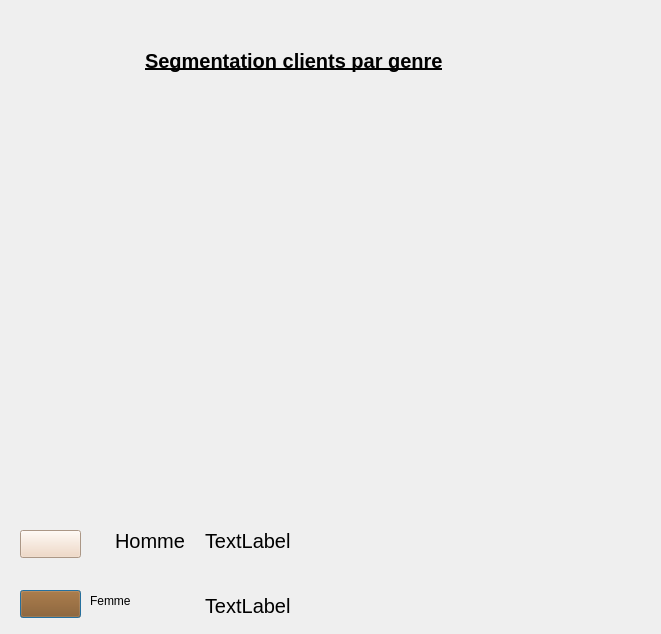
<?xml version="1.0" encoding="UTF-8"?>
<ui version="4.0">
 <class>PieChartWidget</class>
 <widget class="QDialog" name="PieChartWidget">
  <property name="geometry">
   <rect>
    <x>0</x>
    <y>0</y>
    <width>661</width>
    <height>634</height>
   </rect>
  </property>
  <property name="windowTitle">
   <string>Dialog</string>
  </property>
  <widget class="QLabel" name="femme">
   <property name="geometry">
    <rect>
     <x>180</x>
     <y>570</y>
     <width>131</width>
     <height>71</height>
    </rect>
   </property>
   <property name="styleSheet">
    <string notr="true">QLabel {
  width: 100%;
  padding: 12px 20px;
  margin: 8px 0;
  display: inline-block;
 
	color: rgb(0, 0, 0);
  font-size: 20px;
font-family:Arial, Helvetica, sans-serif;;
}
</string>
   </property>
   <property name="text">
    <string>TextLabel</string>
   </property>
  </widget>
  <widget class="QPushButton" name="pushButton_2">
   <property name="geometry">
    <rect>
     <x>20</x>
     <y>590</y>
     <width>61</width>
     <height>28</height>
    </rect>
   </property>
   <property name="styleSheet">
    <string notr="true">background-color: rgb(136,76,12);</string>
   </property>
   <property name="text">
    <string/>
   </property>
  </widget>
  <widget class="QLabel" name="label_2">
   <property name="geometry">
    <rect>
     <x>90</x>
     <y>570</y>
     <width>141</width>
     <height>61</height>
    </rect>
   </property>
   <property name="styleSheet">
    <string notr="true">QLabel {
  width: 100%;
  padding: 12px 20px;
  margin: 8px 0;
  display: inline-block;
 
	color: rgb(0, 0, 0);
  font-size: 20px;
font-family:Arial, Helvetica, sans-serif;;
}
Femme</string>
   </property>
   <property name="text">
    <string>Femme</string>
   </property>
  </widget>
  <widget class="QPushButton" name="pushButton">
   <property name="geometry">
    <rect>
     <x>20</x>
     <y>530</y>
     <width>61</width>
     <height>28</height>
    </rect>
   </property>
   <property name="styleSheet">
    <string notr="true">background-color: rgb(240,212,188);</string>
   </property>
   <property name="text">
    <string/>
   </property>
  </widget>
  <widget class="QWidget" name="widget" native="true">
   <property name="geometry">
    <rect>
     <x>90</x>
     <y>100</y>
     <width>421</width>
     <height>421</height>
    </rect>
   </property>
  </widget>
  <widget class="QLabel" name="label_24">
   <property name="geometry">
    <rect>
     <x>120</x>
     <y>20</y>
     <width>541</width>
     <height>81</height>
    </rect>
   </property>
   <property name="font">
    <font>
     <family>Arial</family>
     <pointsize>-1</pointsize>
     <weight>75</weight>
     <bold>true</bold>
     <underline>true</underline>
    </font>
   </property>
   <property name="styleSheet">
    <string notr="true">QLabel {
  width: 100%;
  padding: 12px 20px;
  margin: 8px 0;
  display: inline-block;
 
	color: rgb(0, 0, 0);
  font-size: 20px;
font-family:Arial, Helvetica, sans-serif;
}</string>
   </property>
   <property name="text">
    <string>Segmentation clients par genre</string>
   </property>
  </widget>
  <widget class="QLabel" name="label">
   <property name="geometry">
    <rect>
     <x>90</x>
     <y>500</y>
     <width>141</width>
     <height>81</height>
    </rect>
   </property>
   <property name="styleSheet">
    <string notr="true">QLabel {
  width: 100%;
  padding: 12px 20px;
  margin: 8px 0;
  display: inline-block;
 
	color: rgb(0, 0, 0);
  font-size: 20px;
font-family:Arial, Helvetica, sans-serif;;
}
</string>
   </property>
   <property name="text">
    <string>Homme</string>
   </property>
  </widget>
  <widget class="QLabel" name="homme">
   <property name="geometry">
    <rect>
     <x>180</x>
     <y>510</y>
     <width>141</width>
     <height>61</height>
    </rect>
   </property>
   <property name="styleSheet">
    <string notr="true">QLabel {
  width: 100%;
  padding: 12px 20px;
  margin: 8px 0;
  display: inline-block;
 
	color: rgb(0, 0, 0);
  font-size: 20px;
font-family:Arial, Helvetica, sans-serif;;
}

</string>
   </property>
   <property name="text">
    <string>TextLabel</string>
   </property>
  </widget>
 </widget>
 <resources/>
 <connections/>
</ui>
